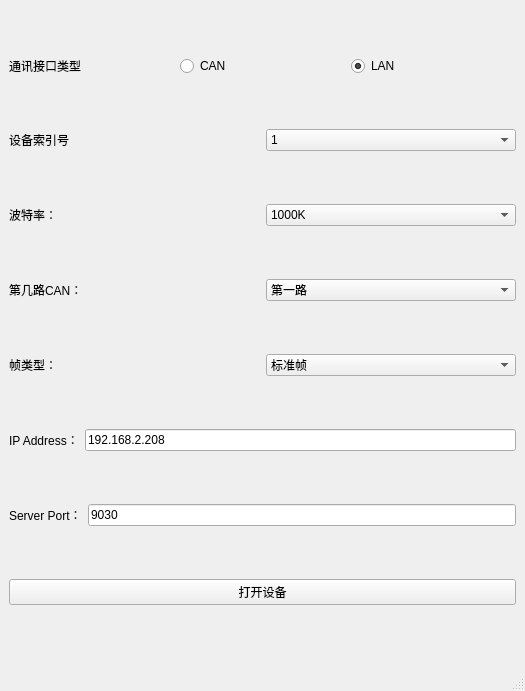
<?xml version="1.0" encoding="UTF-8"?>
<ui version="4.0">
 <class>drvmng</class>
 <widget class="QMainWindow" name="drvmng">
  <property name="geometry">
   <rect>
    <x>0</x>
    <y>0</y>
    <width>525</width>
    <height>691</height>
   </rect>
  </property>
  <property name="windowTitle">
   <string>通讯设置</string>
  </property>
  <widget class="QWidget" name="centralwidget">
   <layout class="QVBoxLayout" name="verticalLayout">
    <item>
     <layout class="QHBoxLayout" name="horizontalLayout_6">
      <item>
       <widget class="QLabel" name="label_8">
        <property name="text">
         <string>通讯接口类型</string>
        </property>
       </widget>
      </item>
      <item>
       <widget class="QRadioButton" name="radioButton">
        <property name="text">
         <string>CAN</string>
        </property>
        <property name="checkable">
         <bool>true</bool>
        </property>
        <property name="checked">
         <bool>false</bool>
        </property>
       </widget>
      </item>
      <item>
       <widget class="QRadioButton" name="radioButton_2">
        <property name="text">
         <string>LAN</string>
        </property>
        <property name="checked">
         <bool>true</bool>
        </property>
       </widget>
      </item>
     </layout>
    </item>
    <item>
     <layout class="QHBoxLayout" name="horizontalLayout">
      <item>
       <widget class="QLabel" name="label_5">
        <property name="text">
         <string>设备索引号</string>
        </property>
       </widget>
      </item>
      <item>
       <widget class="QComboBox" name="comboBox">
        <item>
         <property name="text">
          <string>1</string>
         </property>
        </item>
        <item>
         <property name="text">
          <string>2</string>
         </property>
        </item>
        <item>
         <property name="text">
          <string>3</string>
         </property>
        </item>
       </widget>
      </item>
     </layout>
    </item>
    <item>
     <layout class="QHBoxLayout" name="horizontalLayout_2">
      <item>
       <widget class="QLabel" name="label_6">
        <property name="text">
         <string>波特率：</string>
        </property>
       </widget>
      </item>
      <item>
       <widget class="QComboBox" name="CB_Baud">
        <item>
         <property name="text">
          <string>1000K</string>
         </property>
        </item>
        <item>
         <property name="text">
          <string>1000K</string>
         </property>
        </item>
        <item>
         <property name="text">
          <string>800K</string>
         </property>
        </item>
        <item>
         <property name="text">
          <string>500K</string>
         </property>
        </item>
        <item>
         <property name="text">
          <string>100K</string>
         </property>
        </item>
        <item>
         <property name="text">
          <string>400K</string>
         </property>
        </item>
       </widget>
      </item>
     </layout>
    </item>
    <item>
     <layout class="QHBoxLayout" name="horizontalLayout_7">
      <item>
       <widget class="QLabel" name="label_11">
        <property name="text">
         <string>第几路CAN：</string>
        </property>
       </widget>
      </item>
      <item>
       <widget class="QComboBox" name="comboBox_4">
        <property name="currentIndex">
         <number>0</number>
        </property>
        <property name="maxCount">
         <number>10</number>
        </property>
        <item>
         <property name="text">
          <string>第一路</string>
         </property>
        </item>
        <item>
         <property name="text">
          <string>第二路</string>
         </property>
        </item>
       </widget>
      </item>
     </layout>
    </item>
    <item>
     <layout class="QHBoxLayout" name="horizontalLayout_3">
      <item>
       <widget class="QLabel" name="label_7">
        <property name="text">
         <string>帧类型：</string>
        </property>
       </widget>
      </item>
      <item>
       <widget class="QComboBox" name="CB_EXT">
        <property name="currentIndex">
         <number>0</number>
        </property>
        <property name="maxCount">
         <number>10</number>
        </property>
        <item>
         <property name="text">
          <string>标准帧</string>
         </property>
        </item>
        <item>
         <property name="text">
          <string>扩展帧</string>
         </property>
        </item>
       </widget>
      </item>
     </layout>
    </item>
    <item>
     <layout class="QHBoxLayout" name="horizontalLayout_5">
      <item>
       <widget class="QLabel" name="label_9">
        <property name="maximumSize">
         <size>
          <width>16777215</width>
          <height>20</height>
         </size>
        </property>
        <property name="text">
         <string>IP Address：</string>
        </property>
       </widget>
      </item>
      <item>
       <widget class="QLineEdit" name="IPlineEdit">
        <property name="text">
         <string>192.168.2.208</string>
        </property>
       </widget>
      </item>
     </layout>
    </item>
    <item>
     <layout class="QHBoxLayout" name="horizontalLayout_4">
      <item>
       <widget class="QLabel" name="label_10">
        <property name="maximumSize">
         <size>
          <width>16777215</width>
          <height>20</height>
         </size>
        </property>
        <property name="text">
         <string>Server Port：</string>
        </property>
       </widget>
      </item>
      <item>
       <widget class="QLineEdit" name="PortlineEdit">
        <property name="text">
         <string>9030</string>
        </property>
       </widget>
      </item>
     </layout>
    </item>
    <item>
     <widget class="QPushButton" name="bt_Connected">
      <property name="text">
       <string>打开设备</string>
      </property>
     </widget>
    </item>
   </layout>
  </widget>
  <widget class="QMenuBar" name="menubar">
   <property name="geometry">
    <rect>
     <x>0</x>
     <y>0</y>
     <width>525</width>
     <height>23</height>
    </rect>
   </property>
  </widget>
  <widget class="QStatusBar" name="statusbar"/>
 </widget>
 <resources/>
 <connections/>
</ui>
